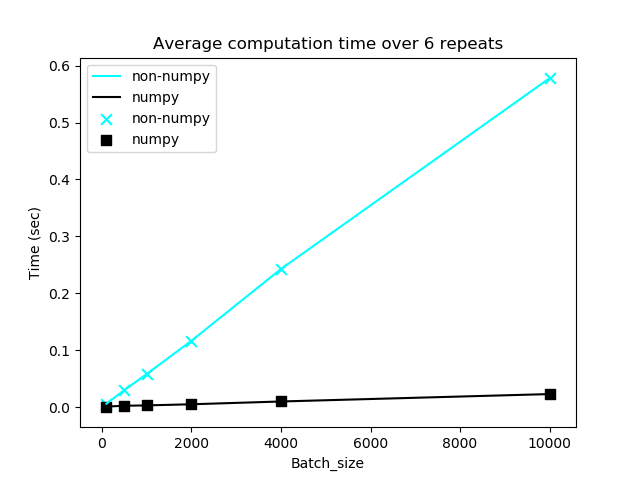

Here is the Python script that generated this plot:
import numpy as np
import timeit
import matplotlib.pyplot as plt
from clustering_numpy import cluster as cluster_with_numpy
from clustering import cluster as cluster_without_numpy


time = timeit.default_timer()

k = 3
positions = np.loadtxt('data/samples_random.csv')
time = timeit.default_timer() - time
print('Reading in data time:', time)

batch_size = [100, 500, 1000, 2000, 4000, 10000]

nump_time = np.zeros((6, 6))
no_nump_time = np.zeros((6,6))
for loop in range(6):
    for batch in range(6):
        position_data = positions[:batch_size[batch]]
        time = timeit.default_timer()
        output_nump = cluster_with_numpy(position_data, 10, k)
        nump_time[batch][loop] = timeit.default_timer() - time
        nump_time_avg = np.sum(nump_time, axis= 1)/ len(batch_size)

for loop in range(6):
    for batch in range(6):
        position_data = positions[:batch_size[batch]]
        time = timeit.default_timer()
        output_no_nump = cluster_without_numpy(position_data,10,k)
        no_nump_time[batch][loop] = timeit.default_timer() - time
        no_nump_time_avg = np.sum(no_nump_time, axis=1)/len(batch_size)

plt.plot(batch_size, no_nump_time_avg, label="non-numpy", color = "cyan")
plt.plot(batch_size, nump_time_avg, label="numpy", color= "black")
# use this for scatter
plt.scatter(batch_size, no_nump_time_avg, label="non-numpy", color="cyan", marker="x", s=60)
plt.scatter(batch_size, nump_time_avg, label="numpy", color="black", marker=",", s=60)
plt.title("Average computation time over 6 repeats")
plt.xlabel("Batch_size")
plt.ylabel("Time (sec)")
plt.legend()
plt.savefig('performance.png')
plt.show()











